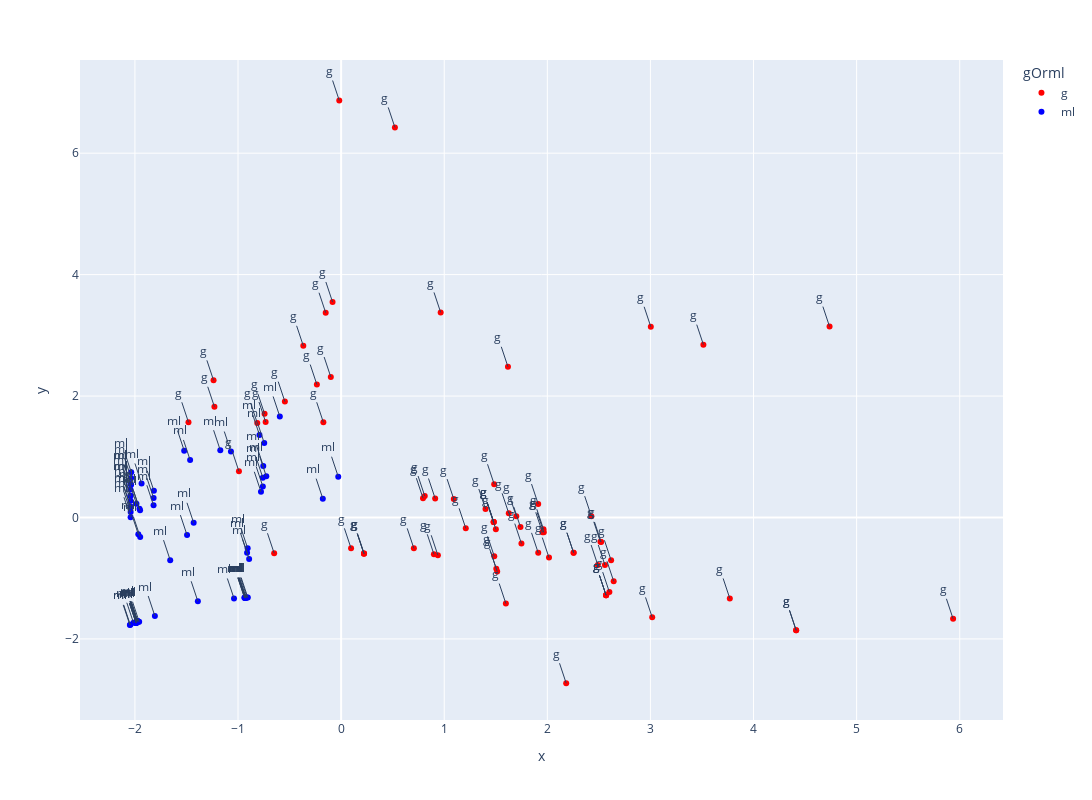

Notebook code for this chart:
### Markdown cell above
# Score plot

### Code cell
import plotly.express as px
colors = {'g':'red', 'ml':'blue'}
fig = px.scatter(df, x=X_train_pca[:,0], y=X_train_pca[:,1], color='gOrml', color_discrete_map=colors)
fig.update_layout(width=1600, height=800)
for i in range(141):
    txt=MenuCat[i,2]
    fig.add_annotation(x=X_train_pca[i,0], y=X_train_pca[i,1], text=txt)
fig.show()

### Figure 1 — Plotly figure (JSON) as saved in the notebook; plotly's stock layout.template omitted (floating-point values rounded to 4 significant figures)
{"data": [{"hovertemplate": "gOrml=g<br>x=%{x}<br>y=%{y}<extra></extra>", "legendgroup": "g", "marker": {"color": "red", "symbol": "circle"}, "mode": "markers", "name": "g", "orientation": "v", "showlegend": true, "type": "scatter", "x": [0.9122, 0.8112, 2.427, 1.912, 1.912, 1.626, 1.401, 1.501, 1.209, 1.74, 1.749, 1.505, 1.486, 1.966, 1.093, 0.09659, 2.619, 2.559, 0.9386, 1.598, 2.57, 2.57, 2.57, 4.413, 4.414, 2.183, 1.479, 1.48, 1.48, 0.2215, 0.2221, 0.2222, 3.004, 3.514, 1.963, 2.515, 2.644, 2.49, 3.017, 3.77, 1.618, 0.7057, -0.9911, -0.1721, -0.732, -0.5453, -1.229, -1.237, -0.2351, -0.09986, -0.3668, -0.1495, -0.8132, -0.7423, 2.016, 1.953, 1.485, 1.699, 1.514, 2.602, 2.522, 0.9003, 0.7945, 2.255, 2.255, 0.9656, -0.08312, -1.48, 4.737, 0.5217, -0.01784, 5.936, -0.6494], "xaxis": "x", "y": [0.3127, 0.3534, 0.02205, -0.5827, 0.221, 0.06814, 0.1393, -0.1947, -0.1786, -0.1575, -0.4306, -0.8449, -0.6392, -0.2444, 0.3027, -0.5083, -0.7054, -0.7826, -0.622, -1.417, -1.28, -1.28, -1.28, -1.858, -1.858, -2.73, -0.07369, -0.07386, -0.07416, -0.5953, -0.5952, -0.595, 3.141, 2.847, -0.1932, -0.4005, -1.05, -0.7831, -1.645, -1.333, 2.482, -0.5086, 0.7601, 1.568, 1.572, 1.908, 1.824, 2.259, 2.189, 2.313, 2.828, 3.372, 1.556, 1.707, -0.6607, -0.2452, 0.5471, 0.02116, -0.8897, -1.229, -0.4037, -0.6058, 0.3175, -0.5806, -0.5811, 3.378, 3.549, 1.569, 3.144, 6.425, 6.868, -1.669, -0.589], "yaxis": "y"}, {"hovertemplate": "gOrml=ml<br>x=%{x}<br>y=%{y}<extra></extra>", "legendgroup": "ml", "marker": {"color": "blue", "symbol": "circle"}, "mode": "markers", "name": "ml", "orientation": "v", "showlegend": true, "type": "scatter", "x": [-2.014, -1.806, -1.39, -1.039, -1.986, -1.959, -1.969, -0.9225, -0.9375, -0.9346, -0.9117, -0.9346, -0.9304, -0.905, -0.925, -0.9246, -0.892, -0.912, -0.9064, -0.7256, -0.7591, -0.7549, -0.7773, -0.1775, -0.02778, -1.988, -1.988, -1.988, -1.982, -1.982, -1.982, -1.976, -1.976, -1.976, -1.935, -1.956, -1.95, -1.43, -0.7595, -0.7456, -0.5947, -1.172, -1.068, -1.465, -1.522, -1.949, -1.967, -1.985, -1.494, -0.7919, -2.042, -2.042, -2.041, -2.037, -2.036, -2.036, -2.042, -2.041, -2.041, -2.044, -2.044, -2.043, -1.819, -1.816, -1.819, -2.045, -2.049, -1.658], "xaxis": "x", "y": [-1.734, -1.623, -1.38, -1.334, -1.733, -1.717, -1.723, -1.32, -1.322, -1.322, -1.319, -1.322, -1.321, -1.318, -1.321, -1.32, -0.6857, -0.5826, -0.5068, 0.6786, 0.5105, 0.8497, 0.423, 0.3101, 0.6716, -1.738, -1.738, -1.738, -1.705, -1.705, -1.705, -1.706, -1.706, -1.706, 0.5608, 0.1417, 0.1174, -0.08767, 0.6559, 1.227, 1.664, 1.108, 1.086, 0.9474, 1.101, -0.3212, -0.2752, 0.2263, -0.2904, 1.359, 0.1812, 0.2757, 0.3577, 0.5374, 0.6492, 0.7461, 0.004106, 0.09001, 0.1646, 0.3577, 0.4607, 0.5501, 0.2007, 0.4394, 0.3196, -1.769, -1.77, -0.7026], "yaxis": "y"}], "layout": {"annotations": [{"text": "g", "x": 0.9122, "y": 0.3127}, {"text": "g", "x": 0.8112, "y": 0.3534}, {"text": "g", "x": 2.427, "y": 0.02205}, {"text": "g", "x": 1.912, "y": -0.5827}, {"text": "g", "x": 1.912, "y": 0.221}, {"text": "g", "x": 1.626, "y": 0.06814}, {"text": "g", "x": 1.401, "y": 0.1393}, {"text": "g", "x": 1.501, "y": -0.1947}, {"text": "g", "x": 1.209, "y": -0.1786}, {"text": "g", "x": 1.74, "y": -0.1575}, {"text": "g", "x": 1.749, "y": -0.4306}, {"text": "g", "x": 1.505, "y": -0.8449}, {"text": "g", "x": 1.486, "y": -0.6392}, {"text": "g", "x": 1.966, "y": -0.2444}, {"text": "g", "x": 1.093, "y": 0.3027}, {"text": "g", "x": 0.09659, "y": -0.5083}, {"text": "g", "x": 2.619, "y": -0.7054}, {"text": "g", "x": 2.559, "y": -0.7826}, {"text": "g", "x": 0.9386, "y": -0.622}, {"text": "g", "x": 1.598, "y": -1.417}, {"text": "g", "x": 2.57, "y": -1.28}, {"text": "g", "x": 2.57, "y": -1.28}, {"text": "g", "x": 2.57, "y": -1.28}, {"text": "g", "x": 4.413, "y": -1.858}, {"text": "g", "x": 4.414, "y": -1.858}, {"text": "g", "x": 2.183, "y": -2.73}, {"text": "g", "x": 1.479, "y": -0.07369}, {"text": "g", "x": 1.48, "y": -0.07386}, {"text": "g", "x": 1.48, "y": -0.07416}, {"text": "g", "x": 0.2215, "y": -0.5953}, {"text": "g", "x": 0.2221, "y": -0.5952}, {"text": "g", "x": 0.2222, "y": -0.595}, {"text": "ml", "x": -2.014, "y": -1.734}, {"text": "ml", "x": -1.806, "y": -1.623}, {"text": "g", "x": 3.004, "y": 3.141}, {"text": "g", "x": 3.514, "y": 2.847}, {"text": "g", "x": 1.963, "y": -0.1932}, {"text": "g", "x": 2.515, "y": -0.4005}, {"text": "g", "x": 2.644, "y": -1.05}, {"text": "g", "x": 2.49, "y": -0.7831}, {"text": "g", "x": 3.017, "y": -1.645}, {"text": "g", "x": 3.77, "y": -1.333}, {"text": "g", "x": 1.618, "y": 2.482}, {"text": "g", "x": 0.7057, "y": -0.5086}, {"text": "ml", "x": -1.39, "y": -1.38}, {"text": "ml", "x": -1.039, "y": -1.334}, {"text": "ml", "x": -1.986, "y": -1.733}, {"text": "ml", "x": -1.959, "y": -1.717}, {"text": "ml", "x": -1.969, "y": -1.723}, {"text": "ml", "x": -0.9225, "y": -1.32}, {"text": "ml", "x": -0.9375, "y": -1.322}, {"text": "ml", "x": -0.9346, "y": -1.322}, {"text": "ml", "x": -0.9117, "y": -1.319}, {"text": "ml", "x": -0.9346, "y": -1.322}, {"text": "ml", "x": -0.9304, "y": -1.321}, {"text": "ml", "x": -0.905, "y": -1.318}, {"text": "ml", "x": -0.925, "y": -1.321}, {"text": "ml", "x": -0.9246, "y": -1.32}, {"text": "ml", "x": -0.892, "y": -0.6857}, {"text": "ml", "x": -0.912, "y": -0.5826}, {"text": "ml", "x": -0.9064, "y": -0.5068}, {"text": "ml", "x": -0.7256, "y": 0.6786}, {"text": "ml", "x": -0.7591, "y": 0.5105}, {"text": "ml", "x": -0.7549, "y": 0.8497}, {"text": "ml", "x": -0.7773, "y": 0.423}, {"text": "ml", "x": -0.1775, "y": 0.3101}, {"text": "ml", "x": -0.02778, "y": 0.6716}, {"text": "ml", "x": -1.988, "y": -1.738}, {"text": "ml", "x": -1.988, "y": -1.738}, {"text": "ml", "x": -1.988, "y": -1.738}, {"text": "ml", "x": -1.982, "y": -1.705}, {"text": "ml", "x": -1.982, "y": -1.705}, {"text": "ml", "x": -1.982, "y": -1.705}, {"text": "ml", "x": -1.976, "y": -1.706}, {"text": "ml", "x": -1.976, "y": -1.706}, {"text": "ml", "x": -1.976, "y": -1.706}, {"text": "ml", "x": -1.935, "y": 0.5608}, {"text": "ml", "x": -1.956, "y": 0.1417}, {"text": "ml", "x": -1.95, "y": 0.1174}, {"text": "ml", "x": -1.43, "y": -0.08767}, {"text": "ml", "x": -0.7595, "y": 0.6559}, {"text": "ml", "x": -0.7456, "y": 1.227}, {"text": "ml", "x": -0.5947, "y": 1.664}, {"text": "ml", "x": -1.172, "y": 1.108}, {"text": "ml", "x": -1.068, "y": 1.086}, {"text": "ml", "x": -1.465, "y": 0.9474}, {"text": "ml", "x": -1.522, "y": 1.101}, {"text": "ml", "x": -1.949, "y": -0.3212}, {"text": "ml", "x": -1.967, "y": -0.2752}, {"text": "ml", "x": -1.985, "y": 0.2263}, {"text": "ml", "x": -1.494, "y": -0.2904}, {"text": "ml", "x": -0.7919, "y": 1.359}, {"text": "g", "x": -0.9911, "y": 0.7601}, {"text": "g", "x": -0.1721, "y": 1.568}, {"text": "g", "x": -0.732, "y": 1.572}, {"text": "g", "x": -0.5453, "y": 1.908}, {"text": "g", "x": -1.229, "y": 1.824}, {"text": "g", "x": -1.237, "y": 2.259}, {"text": "g", "x": -0.2351, "y": 2.189}, {"text": "g", "x": -0.09986, "y": 2.313}, {"text": "g", "x": -0.3668, "y": 2.828}, {"text": "g", "x": -0.1495, "y": 3.372}, {"text": "g", "x": -0.8132, "y": 1.556}, {"text": "g", "x": -0.7423, "y": 1.707}, {"text": "g", "x": 2.016, "y": -0.6607}, {"text": "g", "x": 1.953, "y": -0.2452}, {"text": "g", "x": 1.485, "y": 0.5471}, {"text": "g", "x": 1.699, "y": 0.02116}, {"text": "g", "x": 1.514, "y": -0.8897}, {"text": "g", "x": 2.602, "y": -1.229}, {"text": "g", "x": 2.522, "y": -0.4037}, {"text": "g", "x": 0.9003, "y": -0.6058}, {"text": "g", "x": 0.7945, "y": 0.3175}, {"text": "g", "x": 2.255, "y": -0.5806}, {"text": "g", "x": 2.255, "y": -0.5811}, {"text": "ml", "x": -2.042, "y": 0.1812}, {"text": "ml", "x": -2.042, "y": 0.2757}, {"text": "ml", "x": -2.041, "y": 0.3577}, {"text": "ml", "x": -2.037, "y": 0.5374}, {"text": "ml", "x": -2.036, "y": 0.6492}, {"text": "ml", "x": -2.036, "y": 0.7461}, {"text": "ml", "x": -2.042, "y": 0.004106}, {"text": "ml", "x": -2.041, "y": 0.09001}, {"text": "ml", "x": -2.041, "y": 0.1646}, {"text": "ml", "x": -2.044, "y": 0.3577}, {"text": "ml", "x": -2.044, "y": 0.4607}, {"text": "ml", "x": -2.043, "y": 0.5501}, {"text": "ml", "x": -1.819, "y": 0.2007}, {"text": "ml", "x": -1.816, "y": 0.4394}, {"text": "ml", "x": -1.819, "y": 0.3196}, {"text": "ml", "x": -2.045, "y": -1.769}, {"text": "ml", "x": -2.049, "y": -1.77}, {"text": "g", "x": 0.9656, "y": 3.378}, {"text": "g", "x": -0.08312, "y": 3.549}, {"text": "g", "x": -1.48, "y": 1.569}, {"text": "g", "x": 4.737, "y": 3.144}, {"text": "g", "x": 0.5217, "y": 6.425}, {"text": "g", "x": -0.01784, "y": 6.868}, {"text": "g", "x": 5.936, "y": -1.669}, {"text": "g", "x": -0.6494, "y": -0.589}, {"text": "ml", "x": -1.658, "y": -0.7026}], "height": 800, "legend": {"title": {"text": "gOrml"}, "tracegroupgap": 0}, "margin": {"t": 60}, "width": 1600, "xaxis": {"anchor": "y", "domain": [0, 1], "title": {"text": "x"}}, "yaxis": {"anchor": "x", "domain": [0, 1], "title": {"text": "y"}}}}
